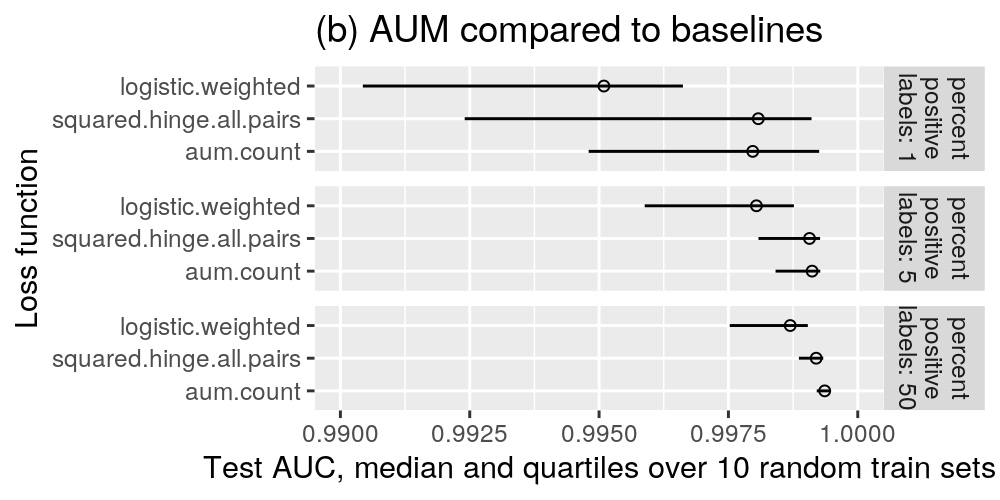

This figure's R source:
source("packages.R")

data.list <- readRDS("figure-unbalanced-grad-desc-data.rds")

result.tall <- melt(data.list[["result"]], measure.vars=c("accuracy", "auc"))
result.tall[, percent.positive.labels := factor(prop.pos*100)]
ggplot()+
  facet_grid(variable ~ ., labeller = label_both, scales="free")+
  geom_point(aes(
    percent.positive.labels, value, color=model),
    data=result.tall)

result.stats <- result.tall[, .(
  max=max(value),
  q75=quantile(value, 0.75),
  median=median(value),
  q25=quantile(value, 0.25),
  min=min(value),
  seeds=.N
), by=.(variable, prop.pos, `percent\npositive\nlabels`=percent.positive.labels, model=sub("aum", "AUM", model))]

glmnet.stats <- result.stats[grepl("glmnet", model)]
gg <- ggplot()+
  ggtitle(paste0(
    "cv.glmnet run on data sets with same number of observations, N=",
    data.list[["N.obs"]],
    "\nand with different proportions of positive labels"))+
  facet_grid(variable ~ ., labeller = label_both, scales="free")+
  geom_ribbon(aes(
    prop.pos, ymin=min, ymax=max, fill=model),
    alpha=0.5,
    data=glmnet.stats)+
  geom_line(aes(
    prop.pos, median, color=model),
    data=glmnet.stats)+
  scale_x_continuous(
    "Proportion positive labels in train set",
    breaks=unique(result.stats[["prop.pos"]]))+
  ylab("Accuracy or AUC of predictions
on a test set of 50% positive
and 50% negative labels")
gg

logistic.stats <- result.stats[grepl("logistic", model)]
gg <- ggplot()+
  ggtitle(paste0(
    "Logistic regression grad descent run on data sets with same number of observations, N=",
    data.list[["N.obs"]],
    "\nand with different proportions of positive labels"))+
  facet_grid(variable ~ ., labeller = label_both, scales="free")+
  geom_ribbon(aes(
    prop.pos, ymin=min, ymax=max, fill=model),
    alpha=0.5,
    data=logistic.stats)+
  geom_line(aes(
    prop.pos, median, color=model),
    data=logistic.stats)+
  scale_x_continuous(
    "Proportion positive labels in train set",
    breaks=unique(result.stats[["prop.pos"]]))+
  ylab("Accuracy or AUC of predictions
on a test set of 50% positive
and 50% negative labels")
gg

aum.stats <- result.stats[grepl("AUM", model)]
gg <- ggplot()+
  ggtitle(paste0(
    "AUM gradient descent with early stopping run on data sets
with same number of observations, N=",
    data.list[["N.obs"]],
    "\nand with different proportions of positive labels"))+
  facet_grid(variable ~ ., labeller = label_both, scales="free")+
  geom_ribbon(aes(
    prop.pos, ymin=min, ymax=max, fill=model),
    alpha=0.5,
    data=aum.stats)+
  geom_line(aes(
    prop.pos, median, color=model),
    data=aum.stats)+
  scale_x_continuous(
    "Proportion positive labels in train set",
    breaks=unique(result.stats[["prop.pos"]]))+
  ylab("Accuracy or AUC of predictions
on a test set of 50% positive
and 50% negative labels")
gg

aum.stats.auc <- aum.stats[variable=="auc"]
x.lab <- "Test AUC, median and quartiles over 10 random train sets"
gg <- ggplot()+
  ggtitle("(a) Comparing AUM variants")+
  scale_x_continuous(
    x.lab,
    limits=c(0.985, 1))+
  ylab("Loss function")+
  geom_point(aes(
    median, model),
    shape=1,
    data=aum.stats.auc)+
  geom_segment(aes(
    q25, model,
    xend=q75, yend=model),
    data=aum.stats.auc)+
  facet_grid(`percent\npositive\nlabels` ~ ., labeller=label_both, scales="free")
png("figure-unbalanced-grad-desc-aum.png", width=5, height=2.5, units="in", res=200)
print(gg)
dev.off()

levs <- c("AUM.count", "squared.hinge.all.pairs", "logistic.weighted")
compare.stats <- result.stats[model %in% levs]
compare.stats[, model.fac := factor(model, levs)]
gg <- ggplot()+
  ggtitle(paste0(
    "AUM gradient descent with early stopping run on data sets with same number of observations, N=",
    data.list[["N.obs"]],
    "\nand with different proportions of positive labels"))+
  facet_grid(variable ~ ., labeller = label_both, scales="free")+
  geom_ribbon(aes(
    prop.pos, ymin=min, ymax=max, fill=model),
    alpha=0.5,
    data=compare.stats)+
  geom_line(aes(
    prop.pos, median, color=model),
    data=compare.stats)+
  scale_x_continuous(
    "Proportion positive labels in train set",
    breaks=unique(result.stats[["prop.pos"]]))+
  ylab("Accuracy or AUC of predictions
on a test set of 50% positive
and 50% negative labels")
gg

compare.stats.auc <- compare.stats[variable=="auc"]
gg <- ggplot()+
  ggtitle("(b) AUM compared to baselines")+
  scale_x_continuous(
    x.lab,
    limits=c(0.990, 1))+
  ylab("Loss function")+
  geom_point(aes(
    median, model.fac),
    shape=1,
    data=compare.stats.auc)+
  geom_segment(aes(
    q25, model.fac,
    xend=q75, yend=model.fac),
    data=compare.stats.auc)+
  facet_grid(`percent\npositive\nlabels` ~ ., labeller=label_both, scales="free")
png("figure-unbalanced-grad-desc.png", width=5, height=2.5, units="in", res=200)
print(gg)
dev.off()
